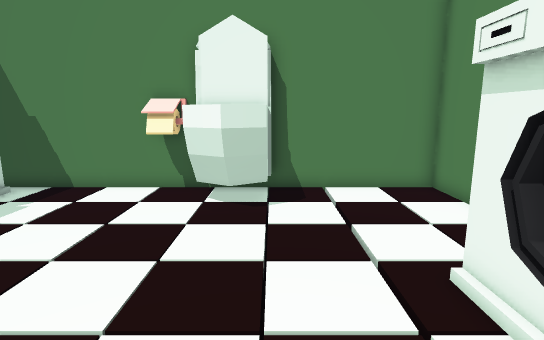
[1] (above)

12 first-person views from a walk through a 3-D level made in the Godot game engine. The camera is 1.5 m above the floor, tilts 10° down and sees 80° across. Doors that lead somewhere are drawn open, without their leaves. The floor is counted in squares, 0.5 m on a side. Each view is taken from the middle of a square. On the plan, view 1 faces up. The plan holds only what a view shows up to about 20 squares ahead; the rest is blank. The place goes on beyond the plan.

[2]
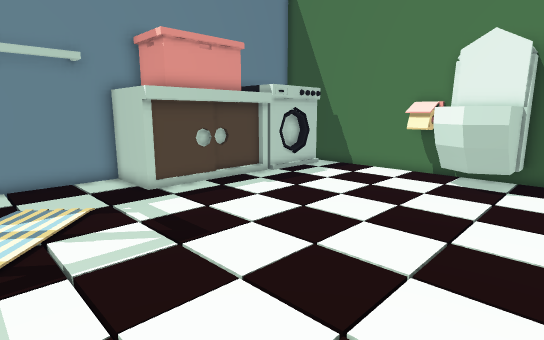

[3]
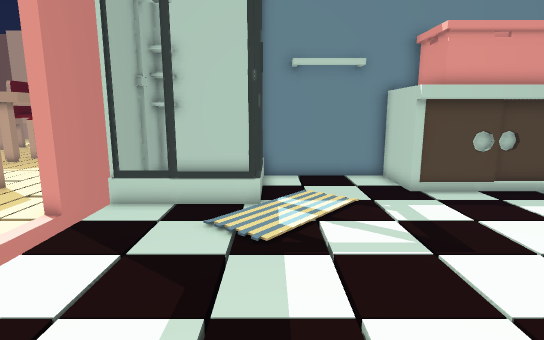

[4]
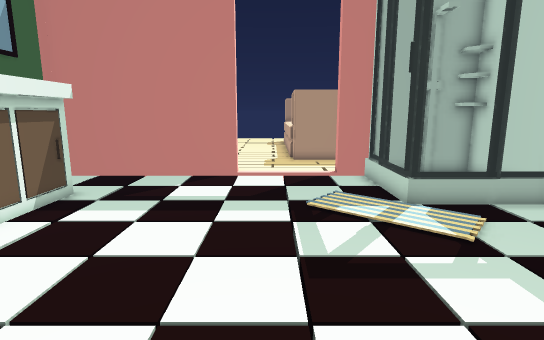

[5]
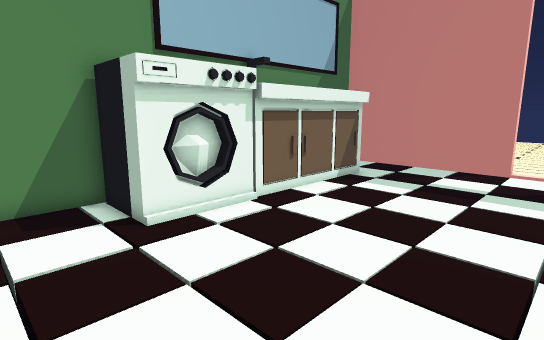

[6]
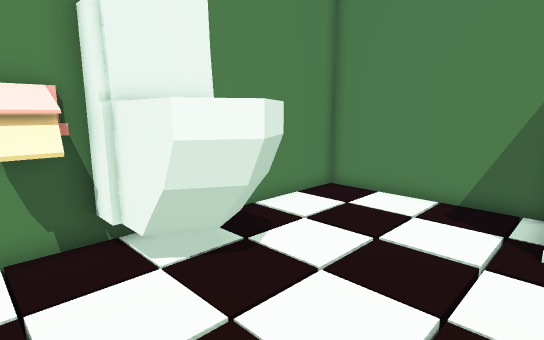

[7]
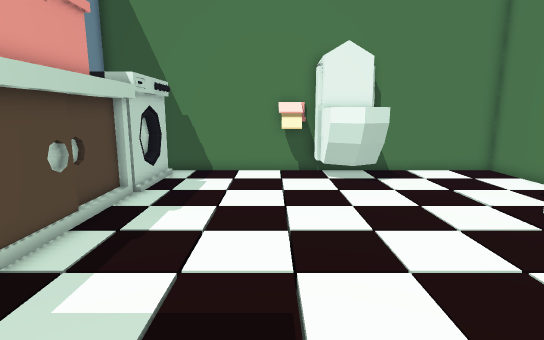

[8]
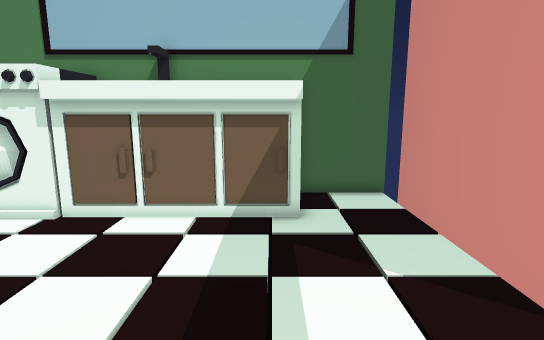

[9]
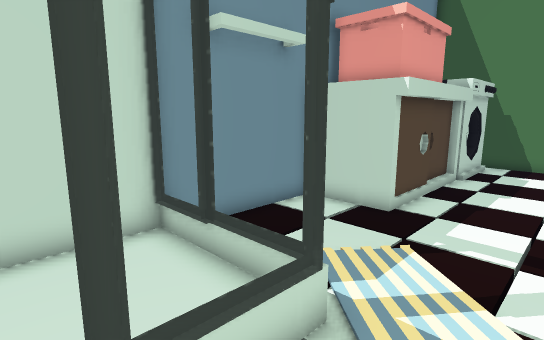

[10]
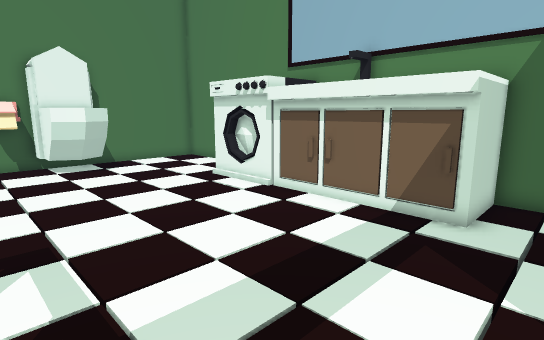

[11]
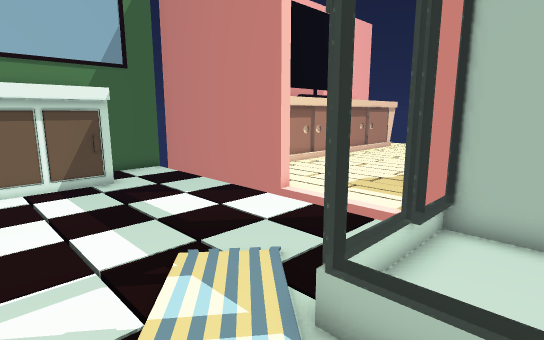

[12]
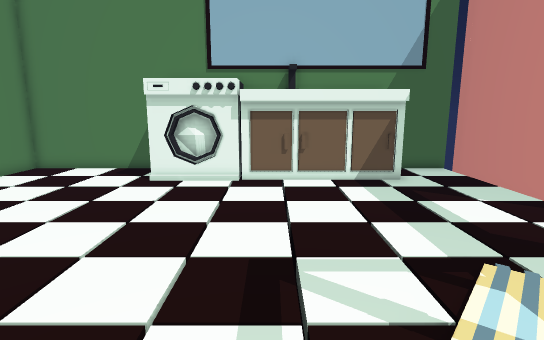

### Floor plan
Key: @ floor where view 1 was taken; # wall or solid block; . main floor; - floor 0.25 m lower than the main floor; / step, stairs or slope; D closed door; T toilet.
Columns run from 13 left of view 1 to 7 right of it. Each row starts with its distance up from view 1.
 13    ##################
 12    #/./.TTTTTT./....#
 11    #//////TTTT//////#
 10    #/./...TTTT./....#
  9    #/./....TT/./....#
  8    #/./.....././....#
  7    #/./.....././....#
  6    #////////////////#
  5    #/./.....././ ####
  4    #////////////##
  3    #/./.....././#
  2   ##////////////#
  1 ###././.....././#
  0 #./././......@./#
 -1 #./././.....././#
 -2 #./.../.....././#
 -3 #./.........././#
 -4 #./.-.......././#
 -5 #...#../////////##
 -6 #...../.....././ ####
 -7 #....///////////////#
 -8 #...#./.....././....#
 -9 #####./.....././....#
-10    ###DDDDD##########

Positions as (right, up) in squares from view 1, and headings:
1: (0, 0), facing up
2: (2, -4), facing up-left
3: (2, -4), facing left
4: (-4, 6), facing down
5: (-5, 9), facing down-right
6: (-5, 5), facing up-right
7: (-5, -4), facing up
8: (-6, -5), facing right
9: (-6, -8), facing up-left
10: (-6, -8), facing up-right
11: (-11, -1), facing down-right
12: (-11, 0), facing right
